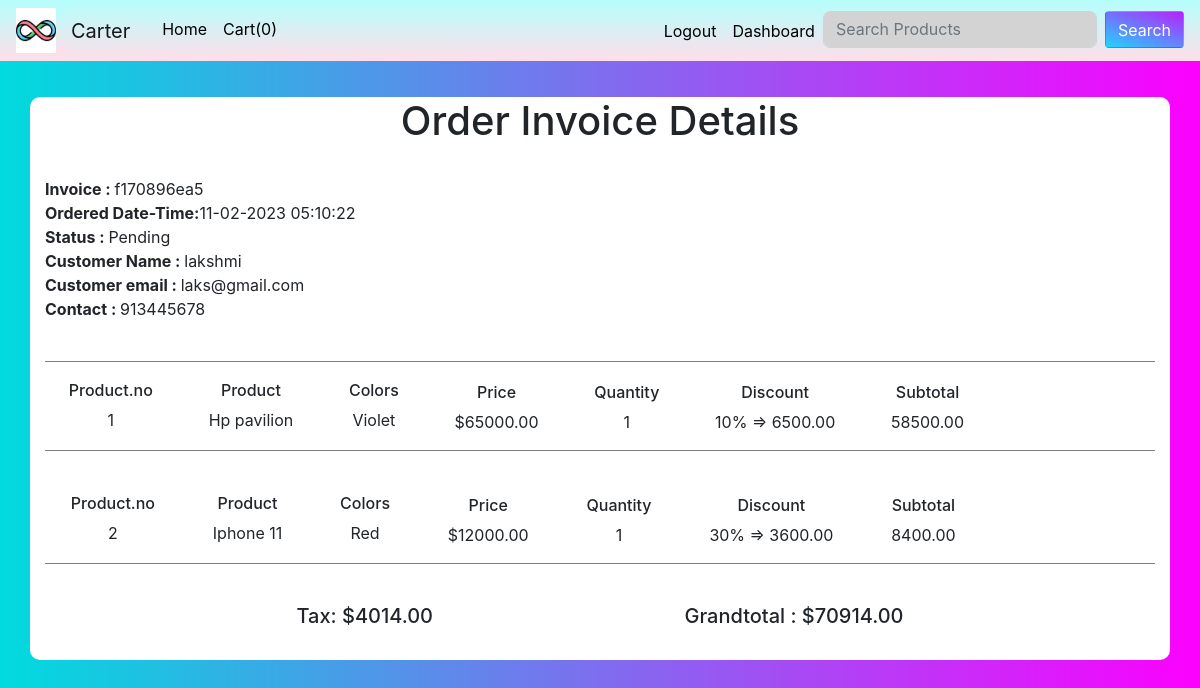
The app's page /orders/8ab7262246 (signed in) with its own data.
### shop/customers/models.py (models this page shows, shortened)
class CustomerOrder(db.Model):
    id=db.Column(db.Integer,primary_key=True)
    invoice=db.Column(db.String(20),unique=True,nullable=False)
    status=db.Column(db.String(20),default="Pending", nullable=False)
    customer_id=db.Column(db.Integer,unique=False,nullable=False)
    date_created=db.Column(db.DateTime,default=datetime.utcnow,nullable=False)
    orders=db.Column(JsonEncodeDict)
    def __repr__(self):
        return '<CustomerOrder %r>' % self.invoice

class Register(db.Model,UserMixin):
    id=db.Column(db.Integer,primary_key=True)
    name=db.Column(db.String(50),unique=False)
    username=db.Column(db.String(50),unique=True)
    email=db.Column(db.String(50),unique=True)
    password=db.Column(db.String(50),unique=False)
    country=db.Column(db.String(50),unique=False)
    state=db.Column(db.String(50),unique=False)
    city=db.Column(db.String(50),unique=False)
    contact=db.Column(db.String(50),unique=False)
    address=db.Column(db.String(50),unique=False)
    zipcode=db.Column(db.String(50),unique=False)
    profile=db.Column(db.String(200),unique=False,default="profile.jpg")
    date_created=db.Column(db.DateTime,nullable=False,default=datetime.utcnow)

### shop/customers/routes.py (the view)
@app.route('/orders/<invoice>')
@login_required
def orders(invoice):
        if current_user.is_authenticated:
                grandTotal=0
                subTotal=0
                customer_id=current_user.id
                print(customer_id)
                customer=Register.query.filter_by(id=customer_id).first()
                print(customer.name)
                orders=CustomerOrder.query.filter_by(customer_id=customer_id).order_by(CustomerOrder.id.desc()).first()
                print(orders)
                for _key,product in orders.orders.items():
                        discount=(product['discount']/100) * float(product['price'])
                        subTotal+=float(product['price'])*int(product['quantity'])
                        subTotal-=discount
                        tax=("%0.2f"%(.06 * float(subTotal)))
                        grandTotal=("%.2f" %(1.06 * float(subTotal)))
        else:
                return redirect(url_for('customerlogin'))
        return render_template('customers/order.html',invoice=invoice,tax=tax,subTotal=subTotal,grandTotal=grandTotal,customer=customer,orders=orders)

### shop/products/forms.py
class SearchForm(Form):
    searched = StringField('Searched',
                        validators=[DataRequired()])
    submit = SubmitField('Searched')

### shop/customers/models.py (called while the page is built)
@login_manager.user_loader
def load_user(user_id):
    return Register.query.get(int(user_id))

    def process_result_value(self,value,dialect):
        if value is None:
            return {}
        else:
            return json.loads(value)

### shop/products/routes.py (called while the page is built)
@app.context_processor
def layout():
    form=SearchForm()
    return dict(form=form)

### shop/templates/customers/order.html (shortened to what this page needs)
{% extends "layout.html" %}
{% block content %}
<br>
<br>
<br>
<br>
    {% include "messages.html" %}
    <div class="container" >
        <div class="row" style="border-radius:10px;">
            <br>
            <div class="col-md-12" style="background-color: white;border-radius:10px;">
                <h1 style="text-align: center;"> Order Invoice Details</h1>
                <br>
                <b> Invoice : </b>{{orders.invoice}}
                <br>
                <b>Ordered Date-Time:</b>{{ orders.date_created.strftime('%d-%m-%Y   %H:%M:%S')}}
                <br>
                <b> Status : </b>{{orders.status}}
                <br>
                <b>Customer Name : </b>{{customer.name}}
                <br>
                <b> Customer email : </b>{{customer.email}}
                <br>
                <b>Contact : </b>{{customer.contact}}
<div>
    <br>
    <hr style="height:1px;border-width:0;color:gray;background-color:gray" id="po">
    {% for _key,product in orders.orders.items() %}
    {% set discount="%0.2f" | format((product.discount/100)*product.price|float)%}
     <div  class=" formGrid" style="text-align: center;align-items: center;justify-content: space-evenly;">
        <div class="" >
            <h6> Product.no </h6>
             {{loop.index}}
        </div>
        <div class="divCont" >
            <h6>Product</h6>
             {{product.name}}
         </div>
          <div class="divCont" >
              <h6>Colors</h6>
              {{product.color|capitalize}}
           </div>
           <div class="divCont1">
              <h6>Price</h6>
               ${{product.price}}
           </div>
         <div class="divCont1">
                <h6>Quantity</h6>
                 {{product.quantity}}
         </div>
        <div class="divCont1">
            <h6>Discount</h6>
             {% set discount="%0.2f" | format((product.discount/100)*product.price|float)%}
             {% if product.discount>0 %}
             {{product.discount}}%  => {{discount}}
             {% else %}
              -
             {% endif %}
        </div>
        <div class="divCont1">
               <h6>Subtotal</h6>
             {% set subtotal =product.quantity|int*product.price|float %}
             {{"%0.2f" | format((subtotal|float)-discount|float)}}
         </div>
    <br>
        </div>
     <hr style="height:1px;border-width:0;color:gray;background-color:gray" id="po">
      <br>
     {% endfor %}
     <div style="display: flex;justify-content: space-evenly;" id="bot">
     <div>
        <h5> Tax: ${{tax}}</h5>
     </div>
     <div>
        <h5>Grandtotal : ${{grandTotal}}</h5>
     </div>
    </div>
</div>
                  <br>
      </div>
      </div>
      </div>
      {% endblock content %}

### shop/static/main.css (style rules this page uses)
body { background-color: #00DBDE; background-image: linear-gradient(90deg, #00DBDE 0%, #FC00FF 100%); }
.formGrid { display: grid; grid-template-columns: auto auto auto auto auto auto auto auto auto auto ; column-gap: 2rem; }
.divCont { width: max-content; height: max-content; }
.divCont1 { width: max-content; height: max-content; padding-top: 5px; }

### records on screen
CustomerOrder: invoice "f170896ea5", date_created "11-02-2023 05:10:22", status "Pending"
Register: name "lakshmi", email "laks@gmail.com", contact "913445678"

### other values on screen
{{ session['Shoppingcart']|length }} "0"
{{ product.name }} "Hp pavilion" "Iphone 11"
{{ product.color|capitalize }} "Violet" "Red"
{{ product.price }} "65000.00" "12000.00"
{{ product.quantity }} "1" "1"
{{ product.discount }} "10" "30"
{{ discount }} "6500.00" "3600.00"
{{ "%0.2f" | format((subtotal|float)-discount|float) }} "58500.00" "8400.00"
{{ tax }} "4014.00"
{{ grandTotal }} "70914.00"
